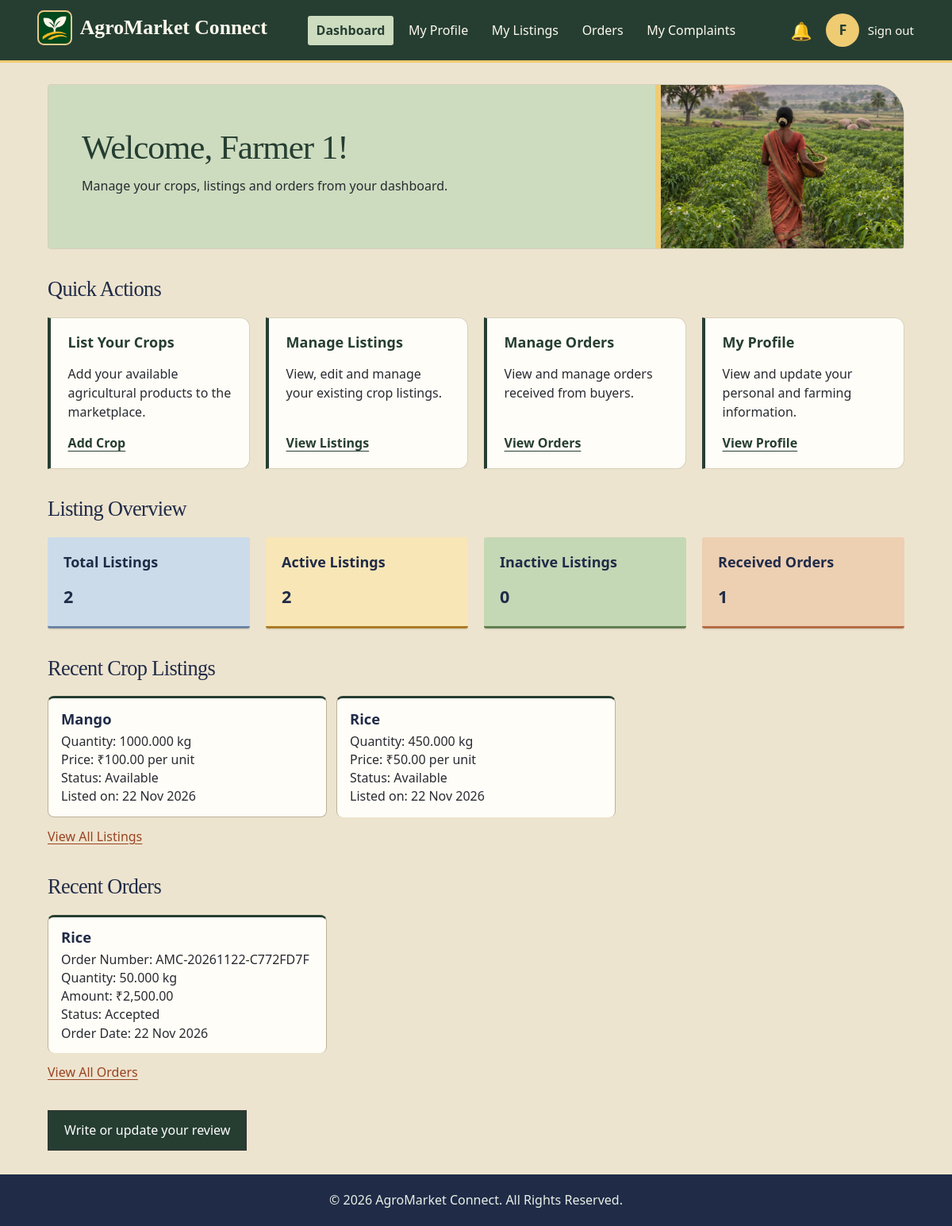
The app's page /Home/farmer/dashboard.php (signed in), older data.
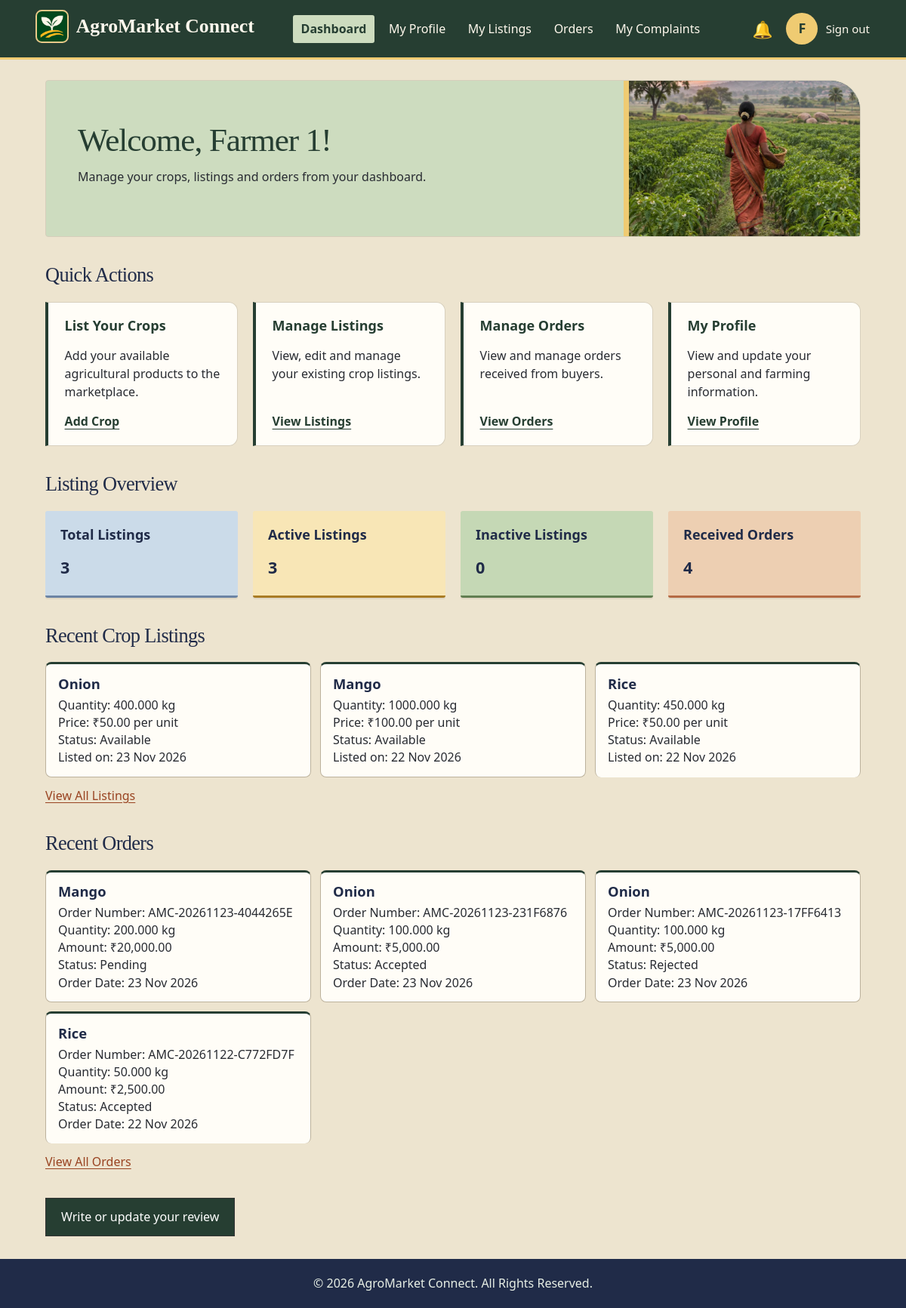
The same page, newer data.
### tables this page shows
CREATE TABLE `crop_listings` (
    `listing_id` bigint(20) UNSIGNED NOT NULL,
    `farmer_id` bigint(20) UNSIGNED NOT NULL,
    `category_id` int(10) UNSIGNED NOT NULL,
    `crop_name` varchar(120) NOT NULL,
    `variety` varchar(120) DEFAULT NULL,
    `description` text DEFAULT NULL,
    `quantity_available` decimal(12, 3) NOT NULL,
    `quantity_unit` varchar(20) NOT NULL,
    `price_per_unit` decimal(12, 2) NOT NULL,
    `minimum_order_quantity` decimal(12, 3) DEFAULT NULL,
    `quality_grade` varchar(50) DEFAULT NULL,
    `harvest_date` date DEFAULT NULL,
    `available_from` date DEFAULT NULL,
    `available_until` date DEFAULT NULL,
    `listing_status` enum(
        'available',
        'paused',
        'sold_out',
        'removed'
    ) NOT NULL DEFAULT 'available',
    `created_at` datetime DEFAULT current_timestamp(),
    `updated_at` datetime DEFAULT current_timestamp() ON UPDATE current_timestamp()
);

CREATE TABLE `orders` (
    `order_id` bigint(20) UNSIGNED NOT NULL,
    `order_number` varchar(30) NOT NULL,
    `buyer_id` bigint(20) UNSIGNED NOT NULL,
    `farmer_id` bigint(20) UNSIGNED NOT NULL,
    `listing_id` bigint(20) UNSIGNED NOT NULL,
    `quantity` decimal(12, 3) NOT NULL,
    `quantity_unit` varchar(20) NOT NULL,
    `unit_price` decimal(12, 2) NOT NULL,
    `subtotal` decimal(12, 2) NOT NULL,
    `delivery_address` varchar(255) NOT NULL,
    `delivery_city` varchar(100) NOT NULL,
    `delivery_state` varchar(100) NOT NULL,
    `delivery_pincode` varchar(10) NOT NULL,
    `buyer_note` text DEFAULT NULL,
    `farmer_response_note` text DEFAULT NULL,
    `order_status` enum(
        'pending',
        'accepted',
        'rejected',
        'cancelled',
        'completed',
        'dispatched',
        'ready_for_pickup'
    ) NOT NULL DEFAULT 'pending',
    `terms_accepted_at` datetime DEFAULT NULL,
    `terms_version` varchar(30) DEFAULT NULL,
    `placed_at` datetime DEFAULT current_timestamp(),
    `updated_at` datetime DEFAULT current_timestamp() ON UPDATE current_timestamp(),
    `fulfilment_method` enum('delivery', 'pickup') NOT NULL DEFAULT 'delivery'
);

### Home/includes/html.php (called while the page is built)
<?php
function e($value)
{
    return htmlspecialchars((string) ($value ?? ""), ENT_QUOTES, "UTF-8");
}

### Home/farmer/dashboard.php (the view, shortened to what the changed rows need)
<?php
    require_once __DIR__ . "/../config/db.php";
    $farmerId = (int) $_SESSION['user_id'];
    require_once __DIR__ . "/../includes/html.php";
    $farmerSql = "SELECT full_name, email, mobile
              FROM users
              WHERE user_id = ?
              AND role = 'farmer'
              LIMIT 1";
    $stmt = mysqli_prepare($link, $farmerSql);
    mysqli_stmt_bind_param($stmt, "i", $farmerId);
    mysqli_stmt_execute($stmt);
    $farmerResult = mysqli_stmt_get_result($stmt);
    $farmer       = mysqli_fetch_assoc($farmerResult);
    $farmerName   = $farmer['full_name'] ?? ($_SESSION['full_name'] ?? "Farmer");
    $statsSql = "SELECT
                COUNT(*) AS total_listings,
                COALESCE(SUM(listing_status = 'available'), 0) AS active_listings,
                COALESCE(SUM(listing_status IN ('paused', 'sold_out')), 0) AS inactive_listings
             FROM crop_listings
             WHERE farmer_id = ?
             AND listing_status <> 'removed'";
    $stmt = mysqli_prepare($link, $statsSql);
    mysqli_stmt_bind_param($stmt, "i", $farmerId);
    mysqli_stmt_execute($stmt);
    $statsResult  = mysqli_stmt_get_result($stmt);
    $listingStats = mysqli_fetch_assoc($statsResult);
    $orderCountSql = "SELECT COUNT(*) AS received_orders
                  FROM orders
                  WHERE farmer_id = ?";
    $stmt = mysqli_prepare($link, $orderCountSql);
    mysqli_stmt_bind_param($stmt, "i", $farmerId);
    mysqli_stmt_execute($stmt);
    $orderCountResult = mysqli_stmt_get_result($stmt);
    $orderCountData   = mysqli_fetch_assoc($orderCountResult);
    $receivedOrders = (int) ($orderCountData['received_orders'] ?? 0);
    $recentListings = [];
    $listingsSql = "SELECT
                    listing_id,
                    crop_name,
                    quantity_available,
                    quantity_unit,
                    price_per_unit,
                    listing_status,
                    created_at
                FROM crop_listings
                WHERE farmer_id = ?
                AND listing_status <> 'removed'
                ORDER BY created_at DESC, listing_id DESC
                LIMIT 5";
    $stmt = mysqli_prepare($link, $listingsSql);
    mysqli_stmt_bind_param($stmt, "i", $farmerId);
    mysqli_stmt_execute($stmt);
    $listingsResult = mysqli_stmt_get_result($stmt);
    while ($row = mysqli_fetch_assoc($listingsResult)) {
    $recentListings[] = $row;
    }
    $recentOrders = [];
    $ordersSql = "SELECT
                    o.order_id,
                    o.order_number,
                    o.quantity,
                    o.quantity_unit,
                    o.subtotal,
                    o.order_status,
                    o.placed_at,
                    cl.crop_name
              FROM orders AS o
              INNER JOIN crop_listings AS cl
                ON o.listing_id = cl.listing_id
              WHERE o.farmer_id = ?
              ORDER BY o.placed_at DESC, o.order_id DESC
              LIMIT 5";
    $stmt = mysqli_prepare($link, $ordersSql);
    mysqli_stmt_bind_param($stmt, "i", $farmerId);
    mysqli_stmt_execute($stmt);
    $ordersResult = mysqli_stmt_get_result($stmt);
    while ($row = mysqli_fetch_assoc($ordersResult)) {
    $recentOrders[] = $row;
    }
?>
<!DOCTYPE html>
<html lang="en">
<head>
    <link rel="stylesheet" href="./farmer.css">
</head>
<body>
    <main class="dashboard-container">
        <section class="welcome-section">
            <h1>Welcome, <?php echo e($farmerName); ?>!</h1>
        </section>
        <section class="dashboard-section">
            <h2>Quick Actions</h2>
        </section>
        <section class="dashboard-section">
            <h2>Listing Overview</h2>
            <div class="summary-container">
                <div class="summary-card">
                    <h3>Total Listings</h3>
                    <p><?php echo (int) $listingStats['total_listings']; ?></p>
                </div>
                <div class="summary-card">
                    <h3>Active Listings</h3>
                    <p><?php echo (int) $listingStats['active_listings']; ?></p>
                </div>
                <div class="summary-card">
                    <h3>Received Orders</h3>
                    <p><?php echo $receivedOrders; ?></p>
                </div>
            </div>
        </section>
        <section class="dashboard-section">
            <h2>Recent Crop Listings</h2>
            <div class="recent-listings">
                <?php if (! empty($recentListings)): ?>
                    <?php foreach ($recentListings as $listing): ?>
                        <div class="recent-listing-item">
                            <h3><?php echo e($listing['crop_name']); ?></h3>
                            <p>
                                Quantity:
                                <?php echo e($listing['quantity_available']); ?>
                                <?php echo e($listing['quantity_unit']); ?>
                            </p>
                            <p>
                                Price:
                                ₹<?php echo number_format((float) $listing['price_per_unit'], 2); ?>
                                per unit
                            </p>
                            <p>
                                Status:
                                <?php echo e(ucwords(str_replace('_', ' ', $listing['listing_status']))); ?>
                            </p>
                            <p>
                                Listed on:
                                <?php
                                    echo ! empty($listing['created_at'])
                                        ? e(date("d M Y", strtotime($listing['created_at'])))
                                        : "Date not available";
                                ?>
                            </p>
                        </div>
                    <?php endforeach; ?>
                <?php else: ?>
                    <p>No crop listings available yet.</p>
                    <a href="add_crop.php">Start Listing Your Crops</a>
                <?php endif; ?>
            </div>
        </section>
        <section class="dashboard-section">
            <h2>Recent Orders</h2>
            <div class="recent-orders">
                <?php if (! empty($recentOrders)): ?>
                    <?php foreach ($recentOrders as $order): ?>
                        <div class="recent-order-item">
                            <h3><?php echo e($order['crop_name']); ?></h3>
                            <p>
                                Order Number:
                                <?php echo e($order['order_number']); ?>
                            </p>
                            <p>
                                Quantity:
                                <?php echo e($order['quantity']); ?>
                                <?php echo e($order['quantity_unit']); ?>
                            </p>
                            <p>
                                Amount:
                                ₹<?php echo number_format((float) $order['subtotal'], 2); ?>
                            </p>
                            <p>
                                Status:
                                <?php echo e(ucfirst(str_replace('_', ' ', $order['order_status']))); ?>
                            </p>
                            <p>
                                Order Date:
                                <?php
                                    echo ! empty($order['placed_at'])
                                        ? e(date("d M Y", strtotime($order['placed_at'])))
                                        : "Date not available";
                                ?>
                            </p>
                        </div>
                    <?php endforeach; ?>
                <?php else: ?>
                    <p>No orders received yet.</p>
                <?php endif; ?>
            </div>
        </section>
    </main>
</body>
</html>

Row changes from the older to the newer data that the page shows:
added crop_listings: crop_name "Onion", quantity_available "400.000", quantity_unit "kg", price_per_unit "50.00", listing_status "Available", created_at "23 Nov 2026"
added orders: listing.crop_name "Mango", order_number "AMC-20261123-4044265E", quantity "200.000", quantity_unit "kg", subtotal "20,000.00", order_status "Pending", placed_at "23 Nov 2026"
added orders: listing.crop_name "Onion", order_number "AMC-20261123-231F6876", quantity "100.000", quantity_unit "kg", subtotal "5,000.00", order_status "Accepted", placed_at "23 Nov 2026"
added orders: listing.crop_name "Onion", order_number "AMC-20261123-17FF6413", quantity "100.000", quantity_unit "kg", subtotal "5,000.00", order_status "Rejected", placed_at "23 Nov 2026"
Text that changed along with them:
$listingStats['total_listings']: "2" → "3"
$listingStats['active_listings']: "2" → "3"
$receivedOrders: "1" → "4"
